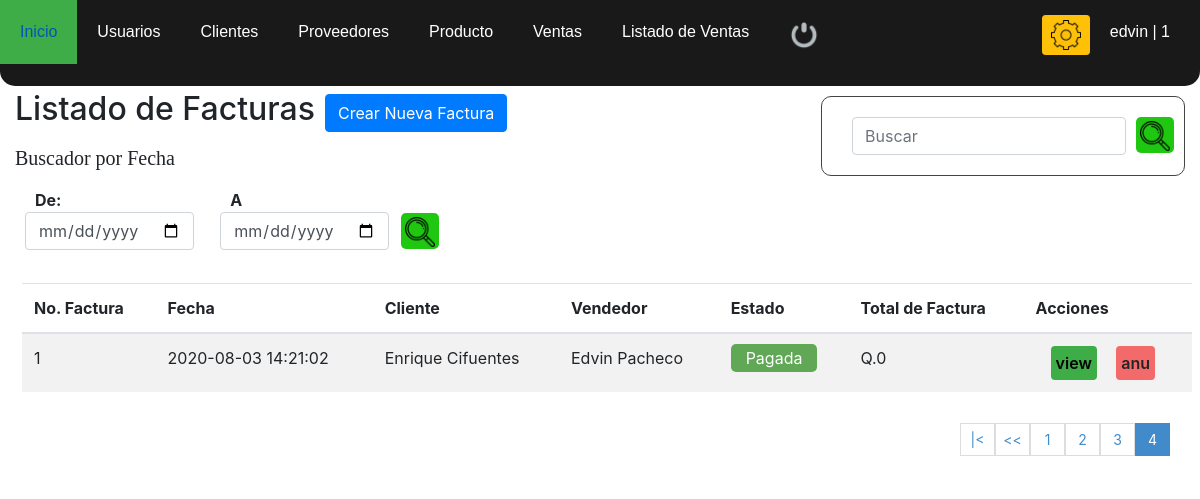
Page /ventas.php?pagina=4 (signed in) on the committed database.
### tables this page shows
CREATE TABLE `button` (
  `id` int(11) NOT NULL,
  `estatus` varchar(20) NOT NULL
);

CREATE TABLE `factura` (
  `nofactura` bigint(11) NOT NULL,
  `fecha` datetime NOT NULL DEFAULT current_timestamp(),
  `usuario` int(11) NOT NULL,
  `idcliente` int(11) NOT NULL,
  `totalfactura` int(11) NOT NULL,
  `estatus` int(11) NOT NULL DEFAULT 1
);

CREATE TABLE `cliente` (
  `idcliente` int(11) NOT NULL,
  `nit` int(11) NOT NULL,
  `nombre` varchar(80) NOT NULL,
  `telefono` int(11) NOT NULL,
  `direccion` varchar(80) NOT NULL,
  `dateadd` timestamp NOT NULL DEFAULT current_timestamp(),
  `idusuario` int(11) NOT NULL,
  `estado` int(11) NOT NULL DEFAULT 1
);

CREATE TABLE `usuario` (
  `id_usuario` int(11) NOT NULL,
  `nombre` varchar(60) NOT NULL,
  `correo` varchar(60) NOT NULL,
  `telefono` int(45) NOT NULL,
  `direccion` varchar(45) NOT NULL,
  `user` varchar(45) NOT NULL,
  `pass` varchar(45) NOT NULL,
  `rol` int(11) NOT NULL,
  `dateadd` datetime NOT NULL DEFAULT current_timestamp(),
  `estatus` int(11) NOT NULL DEFAULT 1
);

### ventas.php (the view, shortened to what this page needs)
<!DOCTYPE html>
<html lang="en">
<head>
    <link rel="stylesheet" href="css/estilo.css">
    <link rel="stylesheet" href="css/bootstrap.css">
</head>
<?php
include 'config/conexion.php';
 ?>
<body>
    <?php
    include 'nav.php';
    ?>
    <section id="tbl">
    <div class="action_tit">
            <h2>Listado de Facturas</h2>
            <br />
            <button type="button" class="btn btn-primary" style="margin-left: 10px;">
                <a href="nueva_venta.php" style="color: white;">Crear Nueva Factura</a>
            </button>
        </div>
        <div class="sear fom-group">
                <form action="buscar_ventas.php" method="get" class="form_search">
                    <input class="form-control inp" type="text" name="busqueda" id="busqueda" placeholder="Buscar">
                    <button type="submit" value="Buscar" class="btn_busc"><img width="30px" src="img/loupe.png" alt=""></button>
                </form>
            </div>
        <h5 class="h5">Buscador por Fecha</h5>
        <form class="form_group cl" action="buscar_ventas.php" method="get">
            <div class="row">
                <div class="busc col-sm-4 fom-group">
                    <label class="control-label" for=""><strong>De: </strong></label>
                    <input class="form-control" type="date" name="fecha_de" id="fecha_de" required>
                </div>
                <div class="busc col-sm-4 form-group">
                    <label class="control-label" for=""><strong>A</strong></label>
                    <input class="form-control" type="date" name="fecha_a" id="fecha_a" required>
                </div>
                <button class="btn_btn" type="submit"><img width="30px" src="img/loupe.png" alt=""></button>
            </div>
        </form>
            <div class="">
                <table class="table table-striped table-hover">
                    <thead role='row'>
                    <tr >
                        <th>No. Factura</th>
                        <th>Fecha</th>
                        <th >Cliente</th>
                        <th>Vendedor</th>
                        <th>Estado</th>
                        <th>Total de Factura</th>
                        <th>Acciones</th>
                    </tr>
                    </thead>
                        <?php
                            $sql_registe =  mysqli_query($conection,"SELECT COUNT(*) as total_registro FROM factura WHERE estatus !=10");
                            $result_register = mysqli_fetch_array($sql_registe);
                            $total_registro = $result_register['total_registro'];
                            $por_pagina = 5;
                        if(empty($_GET['pagina']))
                        {
                            $pagina = 1;
                        }else{
                            $pagina = $_GET['pagina'];
                        }
                        $desde = ($pagina-1) * $por_pagina;
                        $total_paginas = ceil($total_registro / $por_pagina);
                            $sql = mysqli_query($conection,"SELECT f.nofactura, f.fecha, f.totalfactura, f.idcliente, f.estatus,
                                                                                                u.nombre as vendedor,
                                                                                                cl.nombre as cliente
                                                                                                FROM factura f
                                                                                                INNER JOIN usuario u
                                                                                                ON f.usuario = u.id_usuario
                                                                                                INNER JOIN cliente cl
                                                                                                ON f.idcliente = cl.idcliente
                                                                                                WHERE f.estatus != 10
                                                                                                ORDER BY f.fecha DESC LIMIT $desde, $por_pagina");
                                $result = mysqli_num_rows($sql);
                                if($result > 0){
                                while($row = mysqli_fetch_array($sql)){
                                    if($row["estatus"] == 1){
                                        $estatus = '<span class="pagada">Pagada<span>';
                                    }else{
                                        $estatus = '<span class="anulada">Anulada<span>';
                                    }
                        ?>
                        <tbody role='row'>
                        <tr id="row_<?php echo $row["nofactura"]; ?>">
                            <td data-th='No.Factura'><?php echo $row["nofactura"]; ?></td>
                            <td data-th='Fecha'><?php echo $row["fecha"]; ?></td>
                            <td data-th='Cliente'><?php echo $row["cliente"]; ?></td>
                            <td data-th='Vendedor'><?php echo $row["vendedor"]; ?></td>
                            <td data-th='Estatus'><?php echo $estatus?></td>
                            <td data-th='Total'><span>Q.<span><?php echo $row["totalfactura"]; ?></span></span></td>
                            <td data-th='Acciones'>
                                <a class="btn_view" type="button" cl="<?php echo $row["idcliente"]; ?>" f="<?php echo $row["nofactura"]; ?>" href="#">view</a>
                                <?php if($_SESSION['rol'] == 1){
                                    if($row["estatus"] == 1){
                                ?>
                                <a class="btn_anular anular_factura" type="button" cl="<?php echo $row["idcliente"]; ?>" data-toggle='modal' data-target='#formanulfac' onclick="anular_fac(<?php echo $row['nofactura']; ?> )">anu</a>
                                    <?php
                                    }else{
                                    ?>
                                <a class="btn_anular inactive" type="button" cl="<?php echo $row["idcliente"]; ?>" f="<?php echo $row["nofactura"]; ?>" href="#">anu</a>
                                <?php }
                                      }
                                ?>
                            </td>
                        </tr>
                        </tbody>
                        <?php
                        }
                        }
                        ?>
                </table>
                <div class="paginador">
                    <ul>
                    <?php
                        if($pagina != 1)
                        {
                    ?>
                        <li><a href="?pagina=<?php echo 1; ?>">|<</a></li>
                        <li><a href="?pagina=<?php echo $pagina-1; ?>"><<</a></li>
                    <?php
                        }
                        for ($i=1; $i <= $total_paginas; $i++) {
                            if($i == $pagina)
                            {
                                echo '<li class="pageSelected">'.$i.'</li>';
                            }else{
                                echo '<li><a href="?pagina='.$i.'">'.$i.'</a></li>';
                            }
                        }
                    ?>
                    </ul>
                </div>
            </div>
    </section>
</body>
</html>

### nav.php (shortened to what this page needs)
<header>
        <nav>
		<ul>
                <li><a href="principal.php"><span class="icon-house"></span>Inicio</a></li>
                <?php if ($_SESSION['rol'] == 1 ){  ?>
                <li><a href="lista_usuarios.php"><span class="icon-user"></span>Usuarios</a></li>
                <?php } ?>
                <li><a href="listar_clientes.php"><span class="icon-mail"></span>Clientes</a></li>
                <li><a href="listar_proveedores.php"><span class="icon-mail"></span>Proveedores</a></li>
                <li><a href="listar_producto.php"><span class="icon-mail"></span>Producto</a></li>
                <li><a href="nueva_venta.php"><span class="icon-mail"></span>Ventas</a></li>
                <li><a href="ventas.php"><span class="icon-mail"></span>Listado de Ventas</a></li>
                <li><a href="salir.php" title="Salir"><span class="icon-close"></span><img width="30px" src="img/salir.png" alt=""></a></li>
                <div class="user">
                    <?php
                    $query = mysqli_query($conection, "SELECT * FROM button");
                    $resulta = mysqli_num_rows($query);
                    if($resulta > 0){
                    while($fila = mysqli_fetch_array($query)){
                        if($fila["estatus"] != "inactivo"){
                    ?>
                    <li style="border: none; color: #fff; padding-top: 15px">
                        <a class='btn btn-warning btn-sm btn_updapass' title="Cambiar Nombre de Usuario Y Contraseña" data-toggle='modal' data-target='#formeditpass' onclick="update_pass(<?php echo $_SESSION['iduser']; ?> )">
                            <img style="width: 30px;" src="img/settings.png" alt="">
                        </a>
                    </li>
                    <?php
                    }
                    }
                    }
                ?>
                    <li  style="border: none; color: #fff"><a title="Usuario Logueado"><?php echo $_SESSION['user'] . ' | ' . $_SESSION['rol']; ?></a></li>
                </div>
            </ul>
        </nav>
    </header>

### css/estilo.css (style rules this page uses)
* { margin: 0%; padding: 0%; box-sizing: border-box; }
#tbl { padding-top: 90px; }
section { padding: 90px 15px 15px; }
.paginador ul { padding: 15px; list-style: none; background: #FFF; margin-top: 15px; display: -webkit-flex; display: -moz-flex; display: -ms-flex; display: -o-flex; display: flex; justify-content: flex-end; }
.paginador a, .pageSelected { color: #428bca; border: 1px solid #ddd; padding: 5px; display: inline-block; font-size: 14px; text-align: center; width: 35px; }
.pageSelected { color: #FFF; background: #428bca; border: 1px solid #428bca; }
nav { float: left; background: rgba(0, 0, 0, 0.9); width: 100%; position: fixed; z-index: 100; border-bottom-left-radius:15px; border-bottom-right-radius:15px; }
nav ul { list-style: none; overflow: hidden; }
nav ul li { float: left; font-family: Arial, sans-serif; font-size: 16px; }
nav ul li a { display: block; padding: 20px; color: #fff; text-decoration: none !important; }
.user { float: right; margin: 0px 10px 0px 10px; }
table { margin: 7px; }
tbody { overflow: hidden; }
.action_tit { display: -webkit-flex; display: -moz-flex; display: -ms-flex; display: -o-flex; display: flex; align-items: center; }
.btn_anular, .btn_save { background-color: #f36a6a; margin-left: 15px; border-radius: 4px; padding: 5px; color: black; text-decoration: none !important; font-weight: 600; }
.btn_view, .btn_new_cliente, #btn_facturar_venta { background-color: #3ead47; margin-left: 15px; border-radius: 4px; padding: 5px; color: black; text-decoration: none !important; font-weight: 600; }
input { border-radius: 5px; }
.form_group { padding: 10px; display: flex; justify-content: flex-start; align-items: center; border-radius: 10px; margin: auto; }
.form_group label { margin: 0 10px; }
.form_group input { width: auto; }
.btn_btn { background-color: rgb(32, 199, 17); border: 0; border-radius: 5px; cursor: pointer; padding: 4px 4px !important; height: 36px; margin-top: 25px; color: cornsilk; }
.btn_busc { background-color: rgb(32, 199, 17); border: 0; border-radius: 5px; cursor: pointer; padding: 4px 4px !important; height: 36px; margin-top: 10px; color: cornsilk; }
.busc { margin-right: 30px; }
.h5 { padding-top: 10px; font-family: 'lobster', cursive; }
.pagada, .anulada { color: #FFF; background: #60a756; text-align: center; border-radius: 5px; padding: 4px 15px; }
.form_search { display: flex; float: right; background: initial; padding: 10px; border-radius: 10px; }
.sear { float: right; border: 1px #444444 solid; border-radius: 10px; position: relative; margin-top: -40px; }
.inp { margin: 10px 10px 10px 20px; }

### rows in the picture
factura: nofactura "1", fecha "2020-08-03 14:21:02", idcliente.nombre "Enrique Cifuentes", usuario.nombre "Edvin Pacheco", estatus "Pagada", totalfactura "0"

### other values in the picture
$_SESSION['user'] "edvin"
$_SESSION['rol'] "1"
